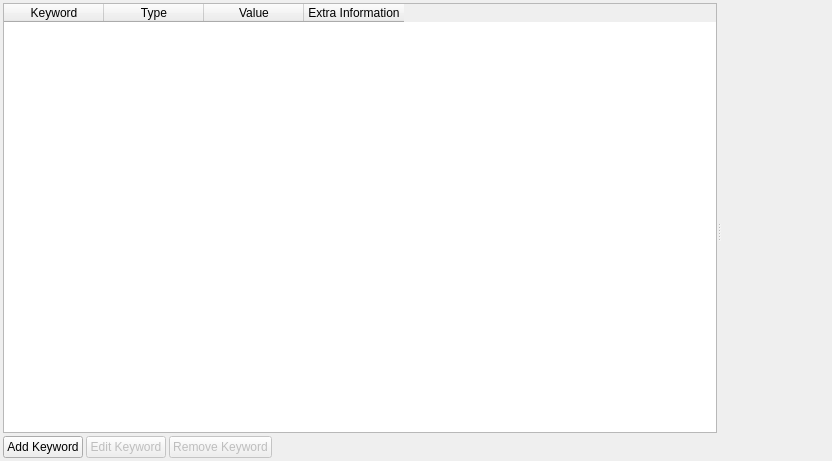
<ui version="4.0" >
 <class>TableKeywordsTab</class>
 <widget class="QWidget" name="TableKeywordsTab" >
  <property name="geometry" >
   <rect>
    <x>0</x>
    <y>0</y>
    <width>832</width>
    <height>461</height>
   </rect>
  </property>
  <property name="windowTitle" >
   <string>Table Keywords Tab</string>
  </property>
  <layout class="QGridLayout" >
   <property name="margin" >
    <number>3</number>
   </property>
   <property name="spacing" >
    <number>3</number>
   </property>
   <item row="0" column="0" >
    <widget class="QSplitter" name="splitter" >
     <property name="orientation" >
      <enum>Qt::Horizontal</enum>
     </property>
     <widget class="QWidget" name="layoutWidget" >
      <layout class="QGridLayout" >
       <property name="margin" >
        <number>0</number>
       </property>
       <property name="spacing" >
        <number>3</number>
       </property>
       <item row="0" column="0" >
        <widget class="QTableWidget" name="tableKeywords" >
         <property name="selectionMode" >
          <enum>QAbstractItemView::SingleSelection</enum>
         </property>
         <property name="selectionBehavior" >
          <enum>QAbstractItemView::SelectRows</enum>
         </property>
         <column>
          <property name="text" >
           <string>Keyword</string>
          </property>
         </column>
         <column>
          <property name="text" >
           <string>Type</string>
          </property>
         </column>
         <column>
          <property name="text" >
           <string>Value</string>
          </property>
         </column>
         <column>
          <property name="text" >
           <string>Extra Information</string>
          </property>
         </column>
        </widget>
       </item>
       <item row="1" column="0" >
        <layout class="QHBoxLayout" >
         <property name="margin" >
          <number>0</number>
         </property>
         <property name="spacing" >
          <number>3</number>
         </property>
         <item>
          <widget class="QPushButton" name="addButton" >
           <property name="text" >
            <string>Add Keyword</string>
           </property>
          </widget>
         </item>
         <item>
          <widget class="QPushButton" name="editButton" >
           <property name="enabled" >
            <bool>false</bool>
           </property>
           <property name="text" >
            <string>Edit Keyword</string>
           </property>
          </widget>
         </item>
         <item>
          <widget class="QPushButton" name="removeButton" >
           <property name="enabled" >
            <bool>false</bool>
           </property>
           <property name="text" >
            <string>Remove Keyword</string>
           </property>
          </widget>
         </item>
         <item>
          <spacer>
           <property name="orientation" >
            <enum>Qt::Horizontal</enum>
           </property>
           <property name="sizeHint" >
            <size>
             <width>391</width>
             <height>20</height>
            </size>
           </property>
          </spacer>
         </item>
        </layout>
       </item>
      </layout>
     </widget>
     <widget class="QWidget" native="1" name="sideWidget" />
    </widget>
   </item>
  </layout>
 </widget>
 <resources/>
 <connections/>
</ui>
